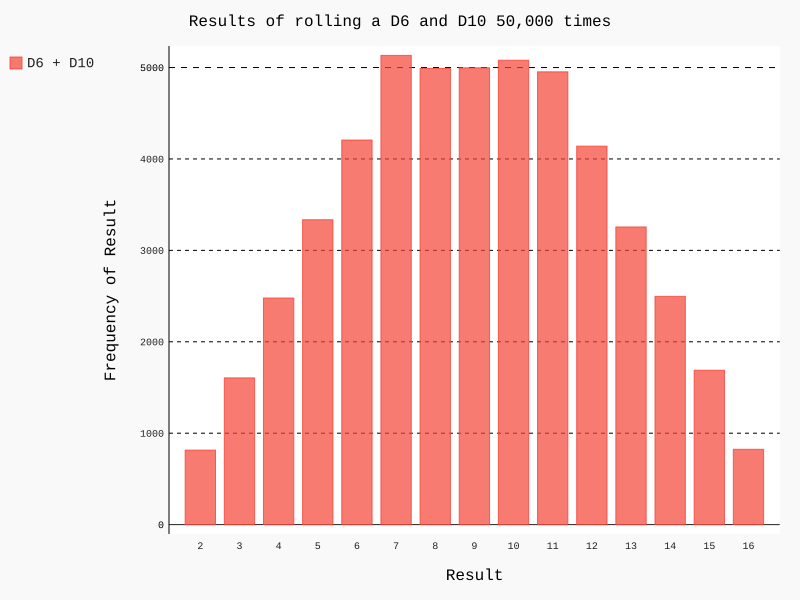

Write Python code to recreate this figure.
import pygal
from dice import Die
#Creates a D6 and D10 die
die_1 = Die()
die_2 = Die(10)

#Makes some rolls and stores the results in the list
results = []
max_result = die_1.num_sides + die_2.num_sides
for roll_num in range(50000):
    #simulates 50,0000 rolls of die_1 + die_2
    result = die_1.roll() + die_2.roll()
    #stores all the rolls in a list to be analyzed later
    results.append(result)

#Analyze the frequencies
frequencies = []
#for values from range 2 to max_result + 1
for value in range(2, max_result+1):
    #checks the frequency of values in rolls 
    frequency = results.count(value)
    frequencies.append(frequency)

#Visualize the results
hist = pygal.Bar()
hist.title = "Results of rolling a D6 and D10 50,000 times"
#generates from 2 to 13 and stores it in labels
hist.x_labels = list(range(2, max_result + 1))
hist.x_title = "Result"
hist.y_title = "Frequency of Result"
hist.add("D6 + D10", frequencies)
hist.render_to_file("D6 + D10.svg")
